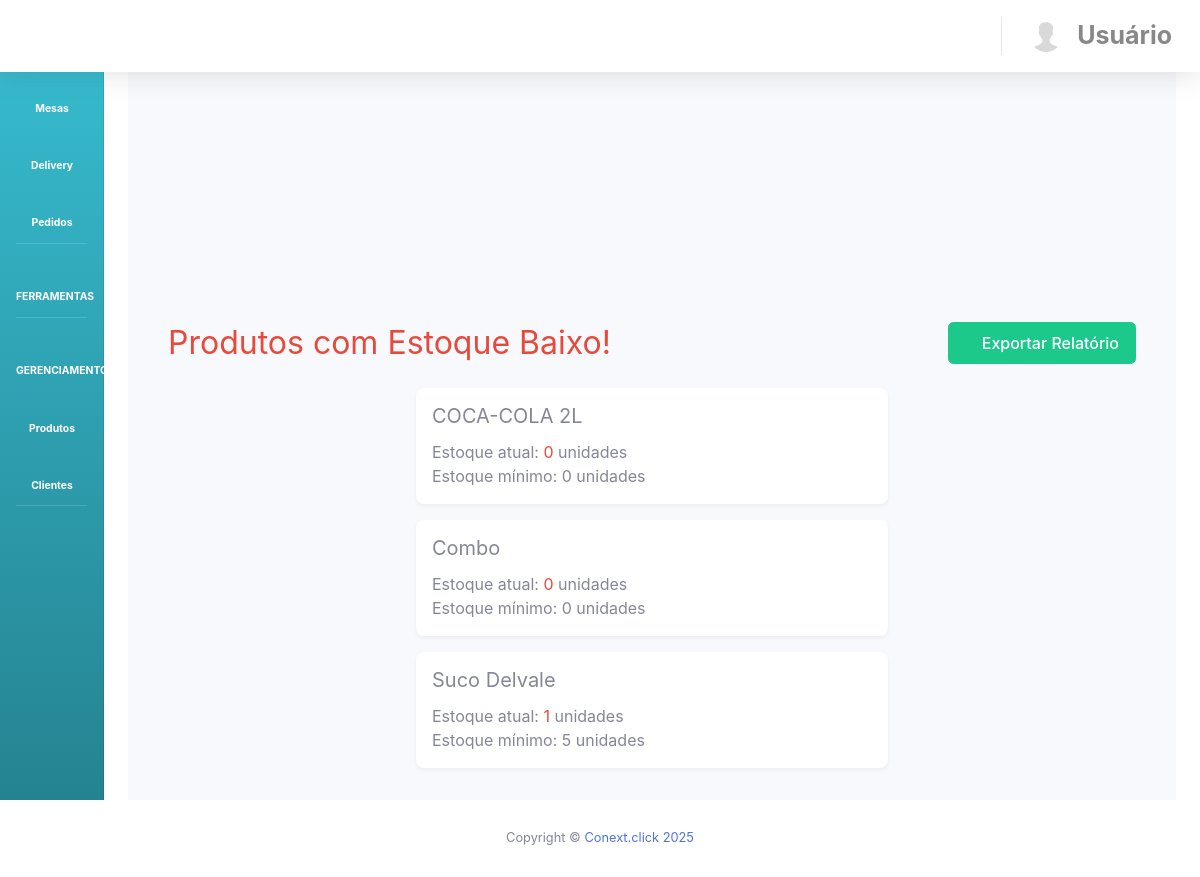
The app's page /?view=estoque (signed in), older data.
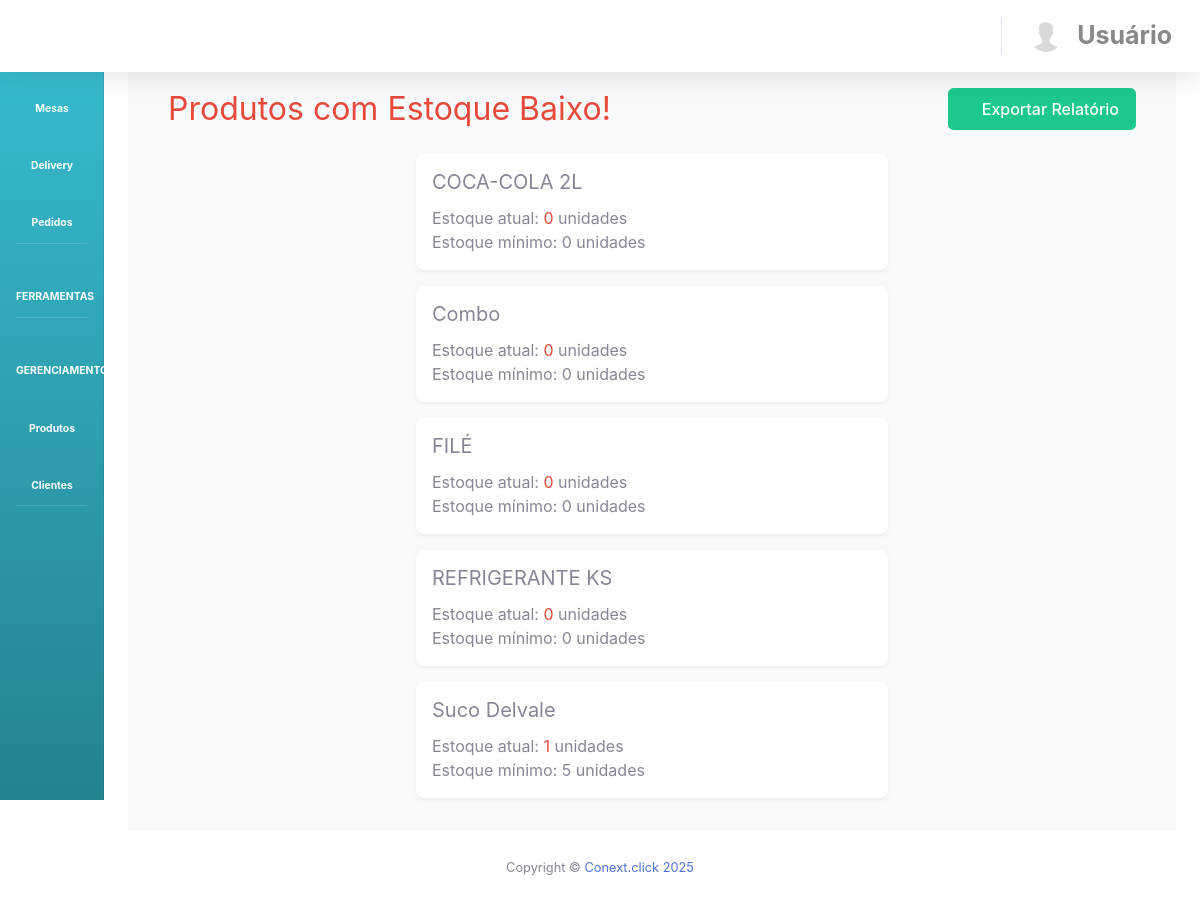
The same page, newer data.
### tables this page shows
CREATE TABLE `estoque` (
  `id` int NOT NULL,
  `produto_id` int NOT NULL,
  `estoque_atual` decimal(10,2) DEFAULT '0.00',
  `estoque_minimo` decimal(10,2) DEFAULT '0.00',
  `preco_custo` decimal(10,2) DEFAULT NULL,
  `marca` varchar(100) DEFAULT NULL,
  `fornecedor` varchar(100) DEFAULT NULL,
  `data_compra` date DEFAULT NULL,
  `data_validade` date DEFAULT NULL,
  `unidade` varchar(10) DEFAULT NULL,
  `observacoes` text,
  `created_at` timestamp NOT NULL DEFAULT CURRENT_TIMESTAMP,
  `updated_at` timestamp NOT NULL DEFAULT CURRENT_TIMESTAMP ON UPDATE CURRENT_TIMESTAMP
);

CREATE TABLE `produtos` (
  `id` int NOT NULL,
  `codigo` varchar(255) DEFAULT NULL,
  `categoria_id` int NOT NULL,
  `nome` varchar(100) NOT NULL,
  `descricao` text,
  `preco_normal` decimal(10,2) NOT NULL,
  `preco_mini` decimal(10,2) DEFAULT NULL,
  `created_at` timestamp NOT NULL DEFAULT CURRENT_TIMESTAMP,
  `imagem` varchar(255) DEFAULT NULL
);

### MVC/CLASSES/system.class.php (called while the page is built, shortened)
<?php
class System {
	public function __construct($view) {
		require_once(ROOT_PATH . "/MVC/MODEL/config.php");
		$this->config = Config::getInstance();
		$viewPath = ROOT_PATH . "/MVC/VIEWS/{$view}.php";
		try {
			include($viewPath);
			$content = ob_get_clean();
			include(ROOT_PATH . "/MVC/COMMON/layout.php");
		} catch (Exception $e) {
			error_log("Erro ao carregar view: " . $e->getMessage());
			if (ob_get_level()) ob_end_clean();
			$_SESSION['msg'] = "<div class='alert alert-danger'>Erro ao carregar a página: " . htmlspecialchars($e->getMessage()) . "</div>";
			header("Location: " . $this->config->url('index.php?view=error'));
			exit;
		}
	}
}

### MVC/MODEL/config.php (called while the page is built, shortened)
<?php
class Config {
    private static $instance = null;
    private $baseUrl;
    private function __construct() {
        $this->baseUrl = $this->detectBaseUrl();
    }
    private function detectBaseUrl() {
        $protocol = isset($_SERVER['HTTPS']) && $_SERVER['HTTPS'] === 'on' ? 'https' : 'http';
        $host = isset($_SERVER['HTTP_HOST']) ? $_SERVER['HTTP_HOST'] : 'localhost:8080';
        $baseUrl = "{$protocol}://{$host}";
        return $baseUrl;
    }
    public static function getInstance() {
        if (self::$instance === null) {
            self::$instance = new self();
        }
        return self::$instance;
    }
    public function url($path = '') {
        $path = trim($path, '/');
        $url = rtrim($this->baseUrl, '/') . '/' . $path;
        return $url;
    }
}
if (!function_exists('url')) {
    function url($path = '') {
        return Config::getInstance()->url($path);
    }
}
?>

### MVC/VIEWS/estoque.php (the view, shortened to what this page needs)
<?php
require_once 'MVC/COMMON/header.php';
require_once 'MVC/MODEL/conexao.php';
$sql = "SELECT p.nome, e.estoque_atual, e.estoque_minimo
        FROM produtos p
        LEFT JOIN estoque e ON p.id = e.produto_id
        WHERE e.estoque_atual <= e.estoque_minimo
        ORDER BY p.nome";
$result = mysqli_query($conn, $sql);
$produtos_baixo_estoque = array();
while ($row = mysqli_fetch_assoc($result)) {
    $produtos_baixo_estoque[] = $row;
}
?>
<div class="container-fluid">
    <div class="d-sm-flex align-items-center justify-content-between mb-4">
        <h2 class="text-danger mb-0">Produtos com Estoque Baixo!</h2>
        <button class="btn btn-success" id="exportarExcel">
            <i class="fas fa-file-excel"></i> Exportar Relatório
        </button>
    </div>
    <div class="row justify-content-center">
        <div class="col-md-6">
            <?php foreach ($produtos_baixo_estoque as $produto): ?>
                <div class="card mb-3">
                    <div class="card-body">
                        <h5 class="card-title"><?php echo htmlspecialchars($produto['nome']); ?></h5>
                        <p class="card-text">
                            Estoque atual: <span class="text-danger"><?php echo (int)$produto['estoque_atual']; ?></span> unidades<br>
                            Estoque mínimo: <?php echo (int)$produto['estoque_minimo']; ?> unidades
                        </p>
                    </div>
                </div>
            <?php endforeach; ?>
        </div>
    </div>
</div>
<?php require_once 'MVC/COMMON/footer.php'; ?>

### MVC/COMMON/header.php (shortened to what this page needs)
<?php
include_once(__DIR__ . "/../MODEL/config.php");
$cor = isset($_SESSION['cor']) ? $_SESSION['cor'] : 'danger';
$usuario = isset($_SESSION['nome']) ? $_SESSION['nome'] : (isset($_SESSION['user']) ? $_SESSION['user'] : 'Usuário');
?>
<!DOCTYPE html>
<html lang="pt-br">
<head>
<link href="<?php echo url('MVC/COMMON/css/animate.min.css'); ?>" rel="stylesheet"/>
<link href="<?php echo url('MVC/COMMON/css/bootstrap-datepicker.css'); ?>" rel="stylesheet"/>
<link href="<?php echo url('MVC/COMMON/VENDOR/fontawesome-free/css/all.min.css'); ?>" rel="stylesheet" type="text/css">
<link href="<?php echo url('MVC/COMMON/css/sb-admin-2.min.css'); ?>" rel="stylesheet">
<link href="<?php echo url('MVC/COMMON/css/custom.css'); ?>" rel="stylesheet">
<link href="<?php echo url('MVC/COMMON/css/sidebar-fix.css'); ?>" rel="stylesheet">
</head>
<body id="page-top">
  <div id="wrapper">
    <ul class="navbar-nav bg-gradient-<?php echo $cor;?> sidebar sidebar-dark accordion" id="accordionSidebar">
      <a class="sidebar-brand d-flex align-items-center justify-content-center" href="<?php echo url('?view=Dashboard1'); ?>">
        <div class="sidebar-brand-icon rotate-n-15">
        </div>
      </a>
      <li class="nav-item active">
        <a class="nav-link"  href="<?php echo url('?view=Dashboard1'); ?>">
          <i class="fas fa-fw fa-tachometer-alt"></i>
          <span>Mesas</span></a>
      </li>
      <li class="nav-item active">
        <a class="nav-link" href="<?php echo url('?view=delivery'); ?>">
          <i class="fa fa-motorcycle"></i>
          <span>Delivery</span></a>
      </li>
      <li class="nav-item active">
        <a class="nav-link" href="index.php?view=pedidos">
          <i class="fas fa-clipboard-list"></i>
          <span>Pedidos</span></a>
      </li>
      <hr class="sidebar-divider">
      <li class="nav-item active">
        <a class="nav-link collapsed" href="#" data-toggle="collapse" data-target="#collapseUtilities" aria-expanded="true" aria-controls="collapseUtilities">
          <i class="fas fa-fw fa-wrench"></i>
          <span>FERRAMENTAS</span>
        </a>
      </li>
      <hr class="sidebar-divider">
      <li class="nav-item active">
        <a class="nav-link collapsed"  href="#" data-toggle="collapse" data-target="#collapsePages" aria-expanded="true" aria-controls="collapsePages">
          <i class="fas fa-fw fa-folder"></i>
          <span>GERENCIAMENTO</span>
        </a>
      </li>
      <li class="nav-item active">
        <a class="nav-link" href="index.php?view=gerenciar_produtos">
          <i class="fas fa-fw fa-table"></i>
          <span>Produtos</span></a>
      </li>
      <li class="nav-item active">
        <a class="nav-link" href="<?php echo url('?view=clientes'); ?>">
          <i class="fas fa-fw fa-user"></i>
          <span>Clientes</span></a>
      </li>
      <hr class="sidebar-divider d-none d-md-block">
    </ul>
    <div id="content-wrapper" class="d-flex flex-column">
      <div id="content">
        <nav class="navbar navbar-expand navbar-light bg-white topbar mb-4 static-top shadow">
          <ul class="navbar-nav ml-auto">
            <li class="nav-item dropdown no-arrow">
              <a class="nav-link dropdown-toggle" href="#" id="userDropdown" role="button" data-toggle="dropdown" aria-haspopup="true" aria-expanded="false">
<img class="img-profile rounded-circle" src="MVC/COMMON/img/User.png">
                <span class="text-center" style=" font-size: 25px; color: #888888;"><b><?php echo $usuario; ?></b></span>
              </a>
            </li>
          </ul>
        </nav>
</div>
</body>
</html>

### MVC/COMMON/footer.php (shortened to what this page needs)
        </div>
      <footer class="sticky-footer bg-white">
        <div class="container my-auto">
          <div class="copyright text-center my-auto">
            <span>Copyright &copy; </span>
              <a href="https://conext.click" class="text-decoration-none">Conext.click <?php echo date('Y'); ?></a>
          </div>
        </div>
      </footer>
</body>
</html>

### index.php (shortened to what this page needs)
<?php
require_once ROOT_PATH . "/MVC/MODEL/config.php";
$is_login_request = empty($_GET['view']);
if (!isset($_SESSION['login']) || $_SESSION['login'] !== true) {
    if (!$is_login_request) {
        $_SESSION['msg'] = "<div class='alert alert-danger'>Acesso não autorizado! Faça login primeiro.</div>";
        header("Location: " . Config::getInstance()->url('index.php'));
        exit;
    }
?>
<!DOCTYPE html>
<html lang="pt-br">
<head>
  <meta charset="utf-8">
  <meta http-equiv="X-UA-Compatible" content="IE=edge">
  <meta name="viewport" content="width=device-width, initial-scale=1, shrink-to-fit=no">
  <meta name="description" content="">
  <meta name="author" content="">
  <title>Divinosys 1.0</title>
  <link href="<?php echo assets('vendor/bootstrap/css/bootstrap.min.css'); ?>" rel="stylesheet">
  <link href="https://fonts.googleapis.com/css2?family=Inter:wght@400;500;600;700&display=swap" rel="stylesheet">
  <link href="<?php echo assets('vendor/fontawesome-free/css/all.min.css'); ?>" rel="stylesheet">
  <link href="<?php echo assets('css/login-style.css'); ?>" rel="stylesheet"/>
  <link rel="shortcut icon" href="<?php echo assets('img/beer.png'); ?>">
</head>
<body>
  <div class="login-container">
    <div class="login-card">
      <div class="login-logo">
        <h1>Divinosys 1.0</h1>
        <p>Sistema de Gestão de Pedidos</p>
      </div>
      <form method="POST" action="<?php echo url('MVC/MODEL/login.php'); ?>">
        <div class="form-group">
          <label for="login">Login</label>
          <div class="input-icon">
            <i class="fas fa-user"></i>
            <input type="text" class="form-control" name="login" id="login" placeholder="Digite seu login" required>
          </div>
        </div>
        <div class="form-group">
          <label for="senha">Senha</label>
          <div class="input-icon">
            <i class="fas fa-lock"></i>
            <input type="password" class="form-control" name="senha" id="senha" placeholder="Digite sua senha" required>
          </div>
        </div>
        <div class="text-center" id="mensagem">
          <?php
          if (isset($_SESSION['msg'])) {
            echo $_SESSION['msg'];
            unset($_SESSION['msg']);
          }
          ?>
        </div>
        <button type="submit" class="btn btn-login">
          Entrar
        </button>
      </form>
      <div class="login-links">
        <a href="<?php echo url('recuperar_senha.php'); ?>">Esqueceu a senha?</a>
        <br>
        <a href="<?php echo url('cadastrar_administrador.php'); ?>">Cadastrar Administrador</a>
      </div>
    </div>
  </div>
  <script src="<?php echo assets('vendor/jquery/jquery.min.js'); ?>"></script>
  <script src="<?php echo assets('vendor/bootstrap/js/bootstrap.bundle.min.js'); ?>"></script>
</body>
</html>
<?php
} else {
    try {
        $view = DEFAULT_VIEW;
        if (isset($_GET['view'])) {
            $allowedViews = require_once(ROOT_PATH . "/MVC/CONFIG/views.php");
            $requestedView = trim(filter_var($_GET['view'], FILTER_SANITIZE_STRING));
            if (in_array($requestedView, $allowedViews)) {
                $view = $requestedView;
            }
        }
        $system = new System($view);
    } catch (Exception $e) {
        error_log("Erro ao carregar sistema: " . $e->getMessage());
        header("Location: " . url('error.php?msg=' . urlencode($e->getMessage())));
        exit;
    }
}
?>

### MVC/COMMON/layout.php (shortened to what this page needs)
<?php
$no_layout_pages = ['imprimir_pedido', 'imprimir_cozinha'];
$current_view = isset($_GET['view']) ? $_GET['view'] : '';
if (!in_array($current_view, $no_layout_pages)) {
    include_once(__DIR__ . "/header.php");
}
?>
<div class="container-fluid">
    <?php
    if (isset($content)) {
        echo $content;
    }
    ?>
<?php
if (!in_array($current_view, $no_layout_pages)) {
    include_once(__DIR__ . "/footer.php");
}
?>

### MVC/COMMON/css/custom.css (style rules this page uses)
html, body { height: 100%; margin: 0; padding: 0; overflow-x: hidden; }
#wrapper { display: flex; min-height: 100vh; width: 100%; }
.sidebar { margin: 0 !important; padding: 0 !important; width: 4.5rem !important; position: fixed; height: 100vh; z-index: 1040; left: 0; top: 0; background-color: #4e73df; border-right: 1px solid rgba(0,0,0,0.1); transition: transform 0.3s ease-in-out; }
#content-wrapper { margin-left: 4.5rem; padding: 1rem; padding-top: 4.5rem; width: calc(100% - 4.5rem); min-height: 100vh; background-color: #f8f9fc; flex: 1; transition: margin-left 0.3s ease-in-out; display: flex; flex-direction: column; }
#content { flex: 1; padding-top: 1rem; }
.sidebar .nav-item { position: relative; width: 4.5rem; }
.sidebar .nav-item .nav-link { text-align: center; padding: 1rem; width: 4.5rem; color: rgba(255,255,255,.8); }
.sidebar .nav-item .nav-link span { display: none; }
.sidebar .nav-item .nav-link i { font-size: 1.1rem; margin: 0; }
.mobile-menu .nav-item { width: 100%; padding: 0; margin: 0; }
.mobile-menu .nav-link { padding: 1rem; color: rgba(255, 255, 255, 0.8); display: flex; align-items: center; width: 100%; }
.mobile-menu .nav-link i { width: 1.5rem; text-align: center; margin-right: 1rem; }
.mobile-menu .nav-link span { flex: 1; font-size: 1rem; }
.mobile-menu .sidebar-brand, .mobile-menu .sidebar-divider, .mobile-menu .sidebar-heading { display: none; }
.topbar { height: 4.5rem; position: fixed; top: 0; right: 0; width: 100%; z-index: 1030; background: white; box-shadow: 0 2px 4px rgba(0,0,0,0.1); transition: left 0.3s ease-in-out; }
.sidebar-brand { height: 4.5rem; text-decoration: none; font-size: 1rem; font-weight: 800; padding: 1.5rem 1rem; text-align: center; text-transform: uppercase; letter-spacing: 0.05rem; z-index: 1; }
.sidebar-brand .sidebar-brand-icon { font-size: 2rem; }
.card { border: none; border-radius: 0.5rem; box-shadow: 0 2px 4px rgba(0,0,0,0.05); }
.card-body { padding: 1rem; }
.btn { border-radius: 0.35rem; padding: 0.5rem 1rem; font-weight: 500; }

### MVC/COMMON/css/sidebar-fix.css (style rules this page uses)
#wrapper { display: flex !important; }
.sidebar { min-height: 100vh; position: fixed !important; top: 0; left: 0; width: 224px; z-index: 1; }
#content-wrapper { width: calc(100% - 224px) !important; margin-left: 224px !important; }
body.sidebar-toggled #content-wrapper { margin-left: 104px !important; width: calc(100% - 104px) !important; }

Row changes from the older to the newer data that the page shows:
added estoque: produto.nome "FILÉ", estoque_atual "0", estoque_minimo "0"
added estoque: produto.nome "REFRIGERANTE KS", estoque_atual "0", estoque_minimo "0"
